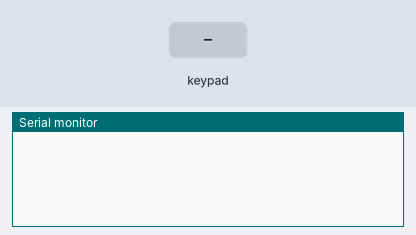
This sketch was run on a simulated Arduino Uno, built with avr-gcc and run on an emulated ATmega328P. Shown: the last lines printed to the serial monitor. Wiring (inferred from the names in the program): 4×4 keypad with keys 1 2 3 A 4 5 6 B 7 8 9 C * 0 # D: rows pin 5, pin 6, pin 7, pin 8; columns pin 9, pin 10, pin 11, pin 12. Inputs (shaded band) come from the test bench.

Above: at 1.2 s.
1.3 s: key '1' pressed
At 2.7 s:
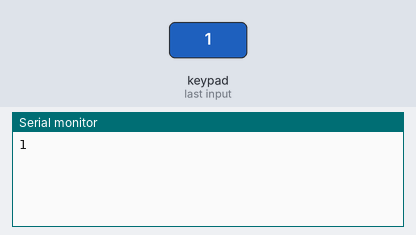
3.0 s: key 'A' pressed
At 4.2 s:
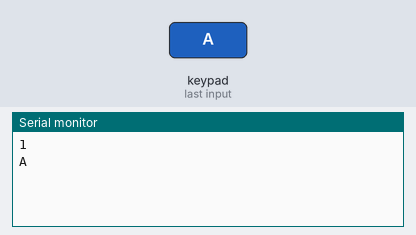
4.5 s: key 'B' pressed
At 5.4 s:
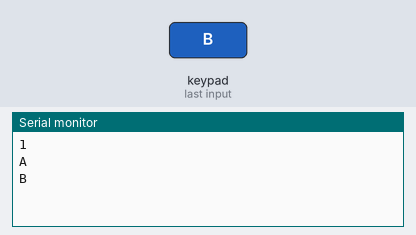
6.0 s: key 'C' pressed
At 6.5 s:
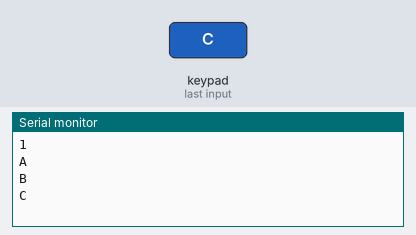
7.5 s: key '*' pressed
At 8.7 s:
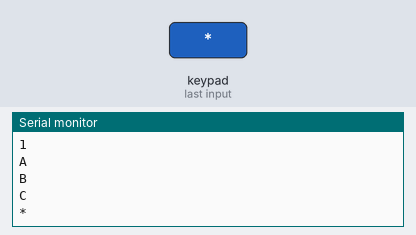
9.0 s: key '#' pressed
At 10.1 s:
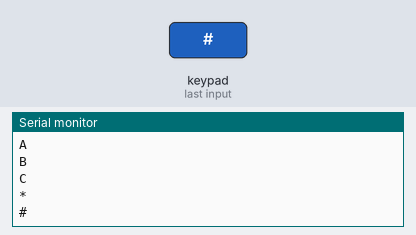

The sketch:

sketch_matrix_keyPad.ino
```cpp
/********************
 4x4 matrix keypad
 By Sony, Jul 19. 2018
 Connect:
  Row 1 - Digital 5
  Row 2 - Digital 6
  Row 3 - Digital 7
  Row 4 - digital 8
        --
  Col A - Digital 9
  Col B - Digital 10
  Col C - Digital 11
  Col D - Digital 12
********************/
int rowCounter = 0; // Set row counter
int columnCounter = 0; // Set column counter
int foundColumn = 0;
boolean foundCol = false;
int keyValue = 0;
int noKey = 0;
boolean readKey = false;
int debounce = 300;
byte rows = 4; // 4 rows
byte columns = 4; // 4 columns
char keys[4][4] =
{
 {'1', '2', '3', 'A'},
 {'4', '5', '6', 'B'},
 {'7', '8', '9', 'C'},
 {'*', '0', '#', 'D'},
};
const int row1 = 5;
const int row2 = 6;
const int row3 = 7;
const int row4 = 8;
const int colA = 9;
const int colB = 10;
const int colC = 11;
const int colD = 12;
void setup() {
  // put your setup code here, to run once:
  pinMode(row1, OUTPUT);
  pinMode(row2, OUTPUT);
  pinMode(row3, OUTPUT);
  pinMode(row4, OUTPUT);
  pinMode(colA, INPUT_PULLUP);
  pinMode(colB, INPUT_PULLUP);
  pinMode(colC, INPUT_PULLUP);
  pinMode(colD, INPUT_PULLUP);
  Serial.begin(9600);
}
void keyPad(){
  if(noKey == 16){
    readKey = true;// dat so sanh lon cho
  }
  noKey = 0;
  for(rowCounter = row1; rowCounter < row4 + 1; rowCounter++){
    scanRow();
    for(columnCounter = colA; columnCounter < colD + 1; columnCounter++){
      readColumn();
      if(foundCol == true){
        keyValue = (rowCounter - row1) + 4*(columnCounter - colA);
        rows = rowCounter - row1;
        columns = columnCounter - colA;
      }
    }
  }
  if(readKey == true && noKey == 15){
    Serial.println(keys[rows][columns]);// debug
  }
  readKey = false;//reset readKey
  delay(debounce);//debounce
}
void scanRow(){
  for(int i = row1; i < row4 + 1; i++){
    digitalWrite(i, HIGH);//set all rows High
  }
  digitalWrite(rowCounter, LOW);
}
void readColumn(){
  foundColumn = digitalRead(columnCounter);// sai bien
  if(foundColumn == 0){
    foundCol = true;
  }else{
    foundCol = false;
    noKey = noKey + 1;
  }
}
void loop() {
  // put your main code here, to run repeatedly:
  keyPad();
}
```

Measured:
- after the input at 1.3 s, the serial monitor: prints a new line after 0.20 s (image 1)
- after the input at 3.0 s, the serial monitor: prints a new line at once (image 2)
- after the input at 4.5 s, the serial monitor: prints a new line at once (image 3)
- after the input at 6.0 s, the serial monitor: prints a new line at once (image 4)
- after the input at 7.5 s, the serial monitor: prints a new line at once (image 5)
- after the input at 9.0 s, the serial monitor: prints a new line at once (image 6)
